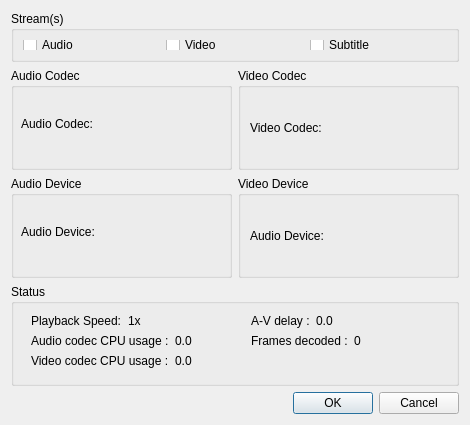
<?xml version="1.0" encoding="UTF-8"?>
<ui version="4.0">
 <class>AdvancedInfoDialog</class>
 <widget class="QDialog" name="AdvancedInfoDialog">
  <property name="geometry">
   <rect>
    <x>0</x>
    <y>0</y>
    <width>470</width>
    <height>425</height>
   </rect>
  </property>
  <property name="minimumSize">
   <size>
    <width>470</width>
    <height>425</height>
   </size>
  </property>
  <property name="maximumSize">
   <size>
    <width>470</width>
    <height>425</height>
   </size>
  </property>
  <property name="windowTitle">
   <string>Advanced Info</string>
  </property>
  <property name="windowIcon">
   <iconset resource="ExMplayer.qrc">
    <normaloff>:/images/ExMplayer.png</normaloff>:/images/ExMplayer.png</iconset>
  </property>
  <layout class="QGridLayout" name="gridLayout">
   <item row="0" column="0" colspan="2">
    <widget class="QGroupBox" name="groupBox">
     <property name="maximumSize">
      <size>
       <width>16777215</width>
       <height>51</height>
      </size>
     </property>
     <property name="title">
      <string>Stream(s)</string>
     </property>
     <layout class="QHBoxLayout" name="horizontalLayout">
      <item>
       <widget class="QCheckBox" name="checkBoxAudio">
        <property name="text">
         <string>Audio</string>
        </property>
        <property name="checkable">
         <bool>true</bool>
        </property>
        <property name="checked">
         <bool>false</bool>
        </property>
        <property name="autoRepeat">
         <bool>false</bool>
        </property>
        <property name="autoExclusive">
         <bool>false</bool>
        </property>
        <property name="tristate">
         <bool>false</bool>
        </property>
       </widget>
      </item>
      <item>
       <widget class="QCheckBox" name="checkBoxVideo">
        <property name="text">
         <string>Video</string>
        </property>
       </widget>
      </item>
      <item>
       <widget class="QCheckBox" name="checkBoxSub">
        <property name="text">
         <string>Subtitle</string>
        </property>
       </widget>
      </item>
     </layout>
    </widget>
   </item>
   <item row="1" column="0">
    <widget class="QGroupBox" name="groupBox_2">
     <property name="title">
      <string>Audio Codec</string>
     </property>
     <widget class="QLabel" name="labelAudioCodec">
      <property name="geometry">
       <rect>
        <x>10</x>
        <y>20</y>
        <width>211</width>
        <height>71</height>
       </rect>
      </property>
      <property name="text">
       <string>Audio Codec:</string>
      </property>
      <property name="wordWrap">
       <bool>true</bool>
      </property>
     </widget>
    </widget>
   </item>
   <item row="1" column="1">
    <widget class="QGroupBox" name="groupBox_3">
     <property name="title">
      <string>Video Codec</string>
     </property>
     <layout class="QGridLayout" name="gridLayout_3">
      <item row="0" column="0">
       <widget class="QLabel" name="labelVideoCodec">
        <property name="text">
         <string>Video Codec:</string>
        </property>
        <property name="scaledContents">
         <bool>true</bool>
        </property>
        <property name="wordWrap">
         <bool>true</bool>
        </property>
       </widget>
      </item>
     </layout>
    </widget>
   </item>
   <item row="2" column="0">
    <widget class="QGroupBox" name="groupBox_4">
     <property name="title">
      <string>Audio Device</string>
     </property>
     <widget class="QLabel" name="labelAudioDevice">
      <property name="geometry">
       <rect>
        <x>10</x>
        <y>20</y>
        <width>201</width>
        <height>71</height>
       </rect>
      </property>
      <property name="text">
       <string>Audio Device:</string>
      </property>
      <property name="wordWrap">
       <bool>true</bool>
      </property>
     </widget>
    </widget>
   </item>
   <item row="2" column="1">
    <widget class="QGroupBox" name="groupBox_5">
     <property name="title">
      <string>Video Device</string>
     </property>
     <layout class="QGridLayout" name="gridLayout_2">
      <item row="0" column="0">
       <widget class="QLabel" name="labelVideoDevice">
        <property name="text">
         <string>Audio Device:</string>
        </property>
        <property name="scaledContents">
         <bool>true</bool>
        </property>
        <property name="wordWrap">
         <bool>true</bool>
        </property>
       </widget>
      </item>
     </layout>
    </widget>
   </item>
   <item row="4" column="0" colspan="2">
    <widget class="QDialogButtonBox" name="buttonBox">
     <property name="orientation">
      <enum>Qt::Horizontal</enum>
     </property>
     <property name="standardButtons">
      <set>QDialogButtonBox::Cancel|QDialogButtonBox::Ok</set>
     </property>
    </widget>
   </item>
   <item row="3" column="0" colspan="2">
    <widget class="QGroupBox" name="groupBox_6">
     <property name="title">
      <string>Status</string>
     </property>
     <widget class="QWidget" name="layoutWidget">
      <property name="geometry">
       <rect>
        <x>20</x>
        <y>50</y>
        <width>207</width>
        <height>15</height>
       </rect>
      </property>
      <layout class="QFormLayout" name="formLayout_2">
       <item row="0" column="0">
        <widget class="QLabel" name="labelSpeed_2">
         <property name="text">
          <string>Audio codec CPU usage :</string>
         </property>
        </widget>
       </item>
       <item row="0" column="1">
        <widget class="QLabel" name="labelAudioCPU">
         <property name="text">
          <string>0.0</string>
         </property>
        </widget>
       </item>
      </layout>
     </widget>
     <widget class="QWidget" name="layoutWidget_2">
      <property name="geometry">
       <rect>
        <x>20</x>
        <y>70</y>
        <width>207</width>
        <height>15</height>
       </rect>
      </property>
      <layout class="QFormLayout" name="formLayout_3">
       <item row="0" column="0">
        <widget class="QLabel" name="labelSpeed_3">
         <property name="text">
          <string>Video codec CPU usage :</string>
         </property>
        </widget>
       </item>
       <item row="0" column="1">
        <widget class="QLabel" name="labelVideoCPU">
         <property name="text">
          <string>0.0</string>
         </property>
        </widget>
       </item>
      </layout>
     </widget>
     <widget class="QWidget" name="layoutWidget_3">
      <property name="geometry">
       <rect>
        <x>240</x>
        <y>50</y>
        <width>201</width>
        <height>16</height>
       </rect>
      </property>
      <layout class="QFormLayout" name="formLayout_5">
       <property name="fieldGrowthPolicy">
        <enum>QFormLayout::AllNonFixedFieldsGrow</enum>
       </property>
       <item row="0" column="0">
        <widget class="QLabel" name="labelFramesCap">
         <property name="text">
          <string>Frames decoded :</string>
         </property>
        </widget>
       </item>
       <item row="0" column="1">
        <widget class="QLabel" name="labelFrames">
         <property name="text">
          <string>0</string>
         </property>
        </widget>
       </item>
      </layout>
     </widget>
     <widget class="QWidget" name="layoutWidget_4">
      <property name="geometry">
       <rect>
        <x>240</x>
        <y>30</y>
        <width>207</width>
        <height>15</height>
       </rect>
      </property>
      <layout class="QFormLayout" name="formLayout_6">
       <item row="0" column="0">
        <widget class="QLabel" name="labelSpeed_6">
         <property name="text">
          <string>A-V delay :</string>
         </property>
        </widget>
       </item>
       <item row="0" column="1">
        <widget class="QLabel" name="labelAVdealy">
         <property name="text">
          <string>0.0</string>
         </property>
        </widget>
       </item>
      </layout>
     </widget>
     <widget class="QWidget" name="layoutWidget">
      <property name="geometry">
       <rect>
        <x>20</x>
        <y>30</y>
        <width>166</width>
        <height>15</height>
       </rect>
      </property>
      <layout class="QFormLayout" name="formLayout">
       <item row="0" column="0">
        <widget class="QLabel" name="labelSpeed">
         <property name="text">
          <string>Playback Speed:</string>
         </property>
        </widget>
       </item>
       <item row="0" column="1">
        <widget class="QLabel" name="labellSpeedFactor">
         <property name="text">
          <string>1x</string>
         </property>
        </widget>
       </item>
      </layout>
     </widget>
    </widget>
   </item>
  </layout>
 </widget>
 <resources>
  <include location="ExMplayer.qrc"/>
 </resources>
 <connections>
  <connection>
   <sender>buttonBox</sender>
   <signal>accepted()</signal>
   <receiver>AdvancedInfoDialog</receiver>
   <slot>accept()</slot>
   <hints>
    <hint type="sourcelabel">
     <x>248</x>
     <y>254</y>
    </hint>
    <hint type="destinationlabel">
     <x>157</x>
     <y>274</y>
    </hint>
   </hints>
  </connection>
  <connection>
   <sender>buttonBox</sender>
   <signal>rejected()</signal>
   <receiver>AdvancedInfoDialog</receiver>
   <slot>reject()</slot>
   <hints>
    <hint type="sourcelabel">
     <x>316</x>
     <y>260</y>
    </hint>
    <hint type="destinationlabel">
     <x>286</x>
     <y>274</y>
    </hint>
   </hints>
  </connection>
 </connections>
</ui>
